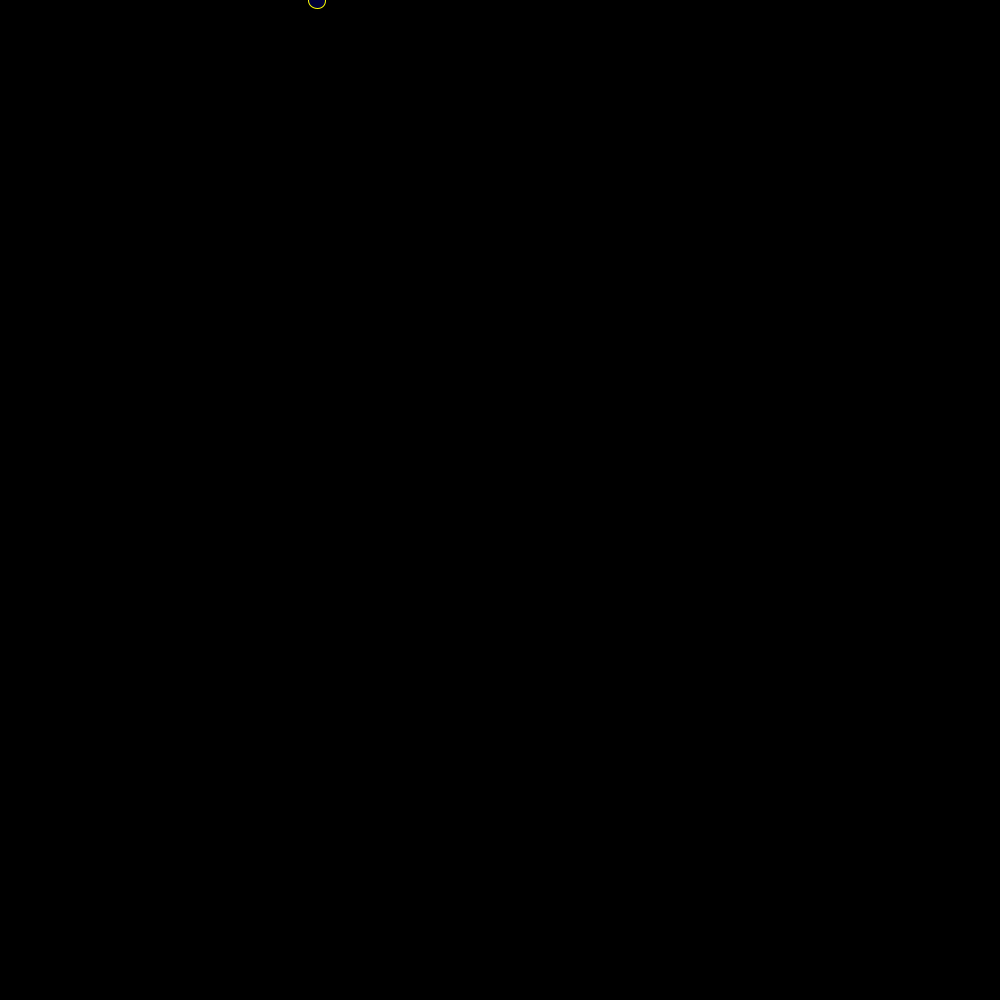
Frame 1 (no input)
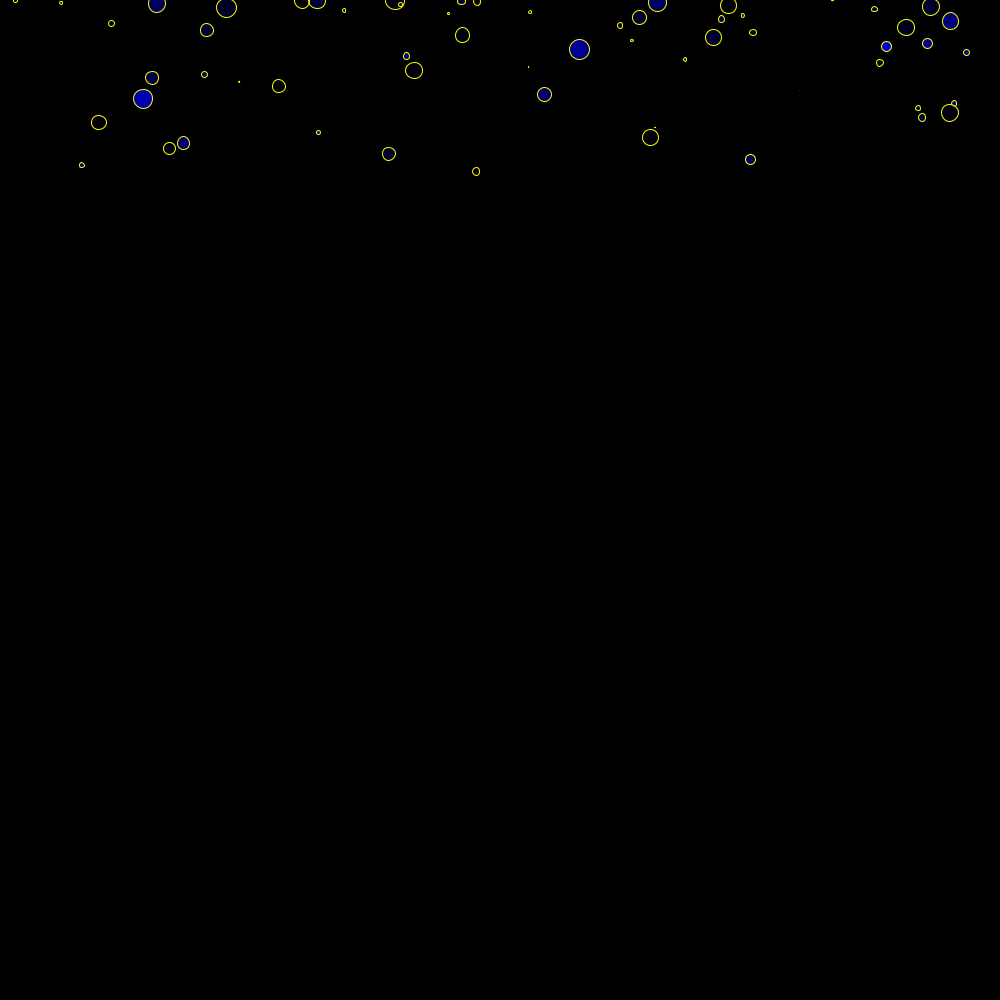
Frame 60 (the mouse pressed at the canvas centre just before this capture)
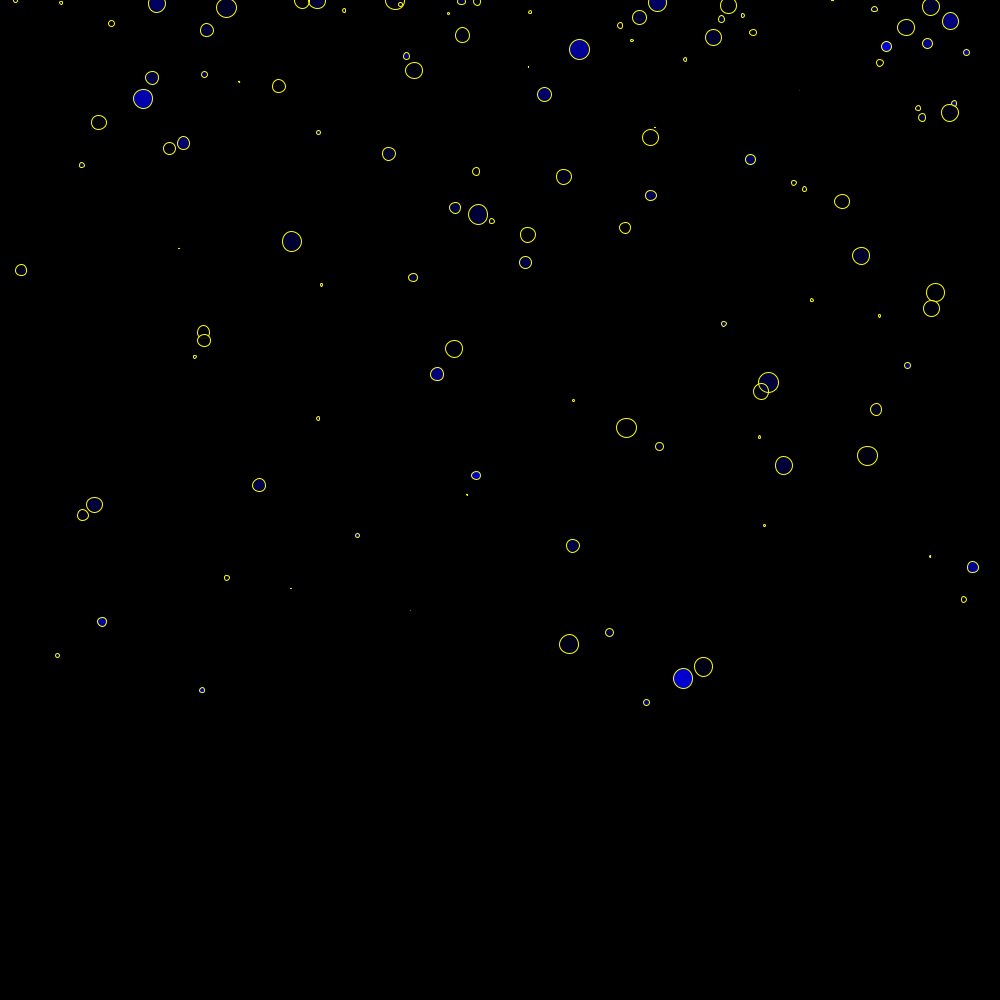
Frame 120 (the mouse held since frame 60 and released just before this capture)

The Processing sketch that drew these frames (run headless with seeded random() and noise(); from frame 60 on, the mouse is pressed at the canvas centre):

// Processing sketch: processing_94279
// ── processing_94279.pde

float r;
float g;
float b;
float a;
float x;
float y= 0;

float speed = 0;
float gravity = 0.1;

float diam;

void setup() {
  size (1000,1000);
  background (0);
  smooth ();
}

void draw() {
  r=random(0-150);
  g=random(0-255);
  b=random(255);
  a=random(255);
  diam = random (20);
  x=random(width);
  stroke(0-255);
  fill (r,g,b,a);
  ellipse (x,y,diam,diam);
  
  y = y + speed;
  
  speed = speed + gravity;
  
  if (y>800) {
    speed = speed * - 0.95;
  }
}
  
  
